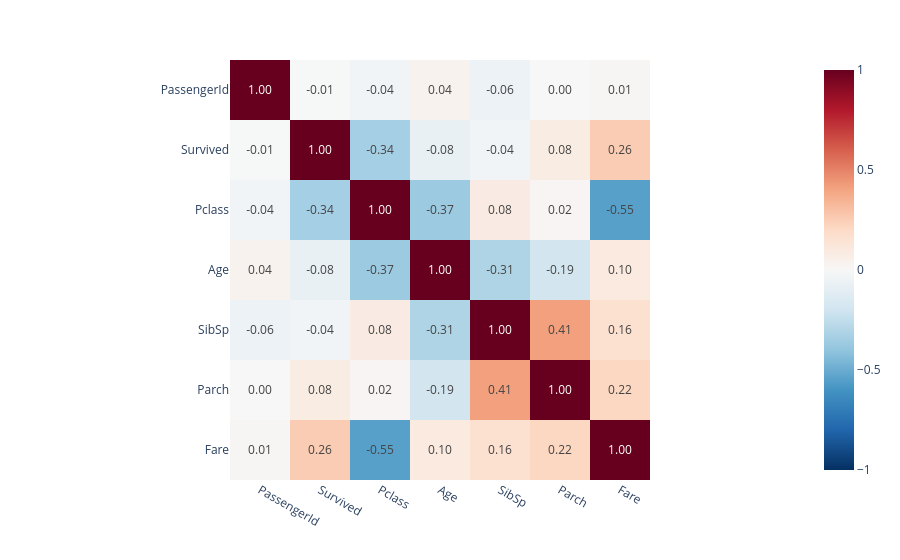

Notebook source saved alongside this figure:
### Code cell
import plotly.express as px

corr = train_df.corr(numeric_only=True)
px.imshow(corr, text_auto=".2f", color_continuous_scale="RdBu_r", zmin=-1, zmax=1)

### Figure 1 — Plotly figure (JSON) as saved in the notebook; plotly's stock layout.template omitted (floating-point values rounded to 4 significant figures)
{"data": [{"coloraxis": "coloraxis", "hovertemplate": "x: %{x}<br>y: %{y}<br>color: %{z}<extra></extra>", "name": "0", "texttemplate": "%{z:.2f}", "type": "heatmap", "x": ["PassengerId", "Survived", "Pclass", "Age", "SibSp", "Parch", "Fare"], "xaxis": "x", "y": ["PassengerId", "Survived", "Pclass", "Age", "SibSp", "Parch", "Fare"], "yaxis": "y", "z": [[1.0, -0.005007, -0.03514, 0.03685, -0.05753, -0.001652, 0.01266], [-0.005007, 1.0, -0.3385, -0.07722, -0.03532, 0.08163, 0.2573], [-0.03514, -0.3385, 1.0, -0.3692, 0.08308, 0.01844, -0.5495], [0.03685, -0.07722, -0.3692, 1.0, -0.3082, -0.1891, 0.09607], [-0.05753, -0.03532, 0.08308, -0.3082, 1.0, 0.4148, 0.1597], [-0.001652, 0.08163, 0.01844, -0.1891, 0.4148, 1.0, 0.2162], [0.01266, 0.2573, -0.5495, 0.09607, 0.1597, 0.2162, 1.0]]}], "layout": {"coloraxis": {"autocolorscale": false, "cmax": 1, "cmin": -1, "colorscale": [[0, "rgb(5,48,97)"], [0.1, "rgb(33,102,172)"], [0.2, "rgb(67,147,195)"], [0.3, "rgb(146,197,222)"], [0.4, "rgb(209,229,240)"], [0.5, "rgb(247,247,247)"], [0.6, "rgb(253,219,199)"], [0.7, "rgb(244,165,130)"], [0.8, "rgb(214,96,77)"], [0.9, "rgb(178,24,43)"], [1, "rgb(103,0,31)"]]}, "margin": {"t": 60}, "xaxis": {"anchor": "y", "constrain": "domain", "domain": [0, 1], "scaleanchor": "y"}, "yaxis": {"anchor": "x", "autorange": "reversed", "constrain": "domain", "domain": [0, 1]}}}
